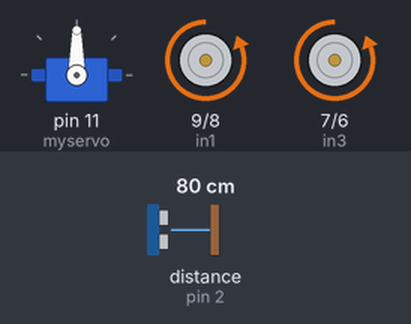
Bench run of a sketch on a simulated Arduino Uno, built with avr-gcc and run on an emulated ATmega328P. Shown: servo, motor-driver pin pairs drawn as motors (green arrow = first pin HIGH = forward, orange = second pin HIGH = backward, longer = more drive, scaled by the enable pin). Wiring (inferred from the names in the program): ultrasonic range finder: trigger pin 3; echo pin 2. The inputs (shaded band) are chosen by the test bench; at power-on: distance to the obstacle (sensor on pin 2) 80 cm. The echo pulse lasts 58.3 µs per cm.

Above: at 1.2 s.
1.3 s: distance to the obstacle (sensor on pin 2) set to 24 cm
2.8 s: distance to the obstacle (sensor on pin 2) set to 19 cm
At 3.26 s:
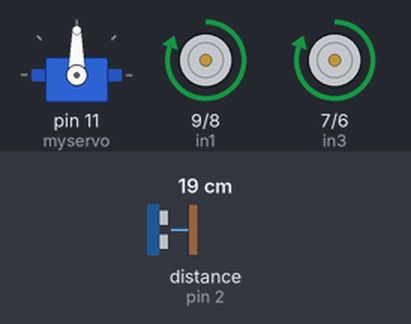
At 4.1 s:
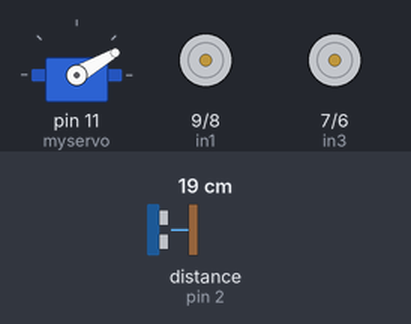
5.8 s: distance to the obstacle (sensor on pin 2) set to 35 cm
8.8 s: distance to the obstacle (sensor on pin 2) set to 2 cm
At 11.0 s:
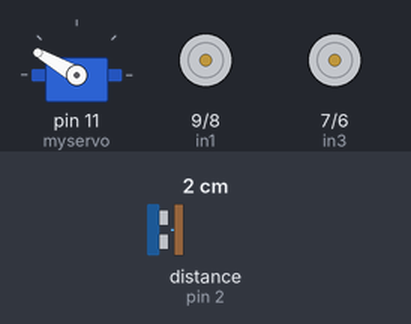
Timing chart, 0 to 12.8 s (numbered marks = the images above; inputs shaded):
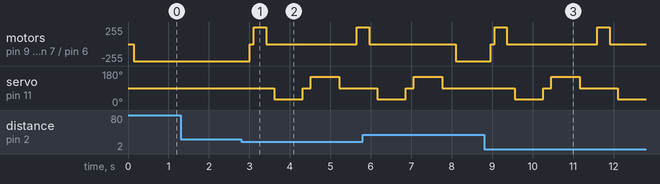

The sketch:

ultrasonic_servo.ino.ino
```cpp
#include <Servo.h>

// motor one
int enA = 10;
int in1 = 9;
int in2 = 8;
// motor two
int enB = 5;
int in3 = 7;
int in4 = 6;

const int echoPin = 2;
const int pingPin = 3;
long duration, distance;

Servo myservo;

void setup() {
  Serial.begin(9600);

  pinMode(pingPin, OUTPUT);
  pinMode(echoPin, INPUT);
  pinMode(enA, OUTPUT);
  pinMode(enB, OUTPUT);
  pinMode(in1, OUTPUT);
  pinMode(in2, OUTPUT);
  pinMode(in3, OUTPUT);
  pinMode(in4, OUTPUT);

  myservo.attach(11);
  myservo.write(90);
}

void loop() {
  distance = getDistance();
  int distanceR = 0;
  int distanceL =  0;
  delay(40);

  if(distance <= 20)
  {
    brake();
    delay(100);
    moveBackward();
    delay(300);
    brake();
    delay(200);
    distanceR = lookRight();
    delay(200);
    distanceL = lookLeft();
    delay(200);

    if(distanceR >= distanceL) {
      turnRight();
      brake();
    }
    else {
      turnLeft();
      brake();
    }
  }
  else {
    moveForward();
  }
}

int lookRight() {
  myservo.write(30);
  delay(500);
  int distance = getDistance();
  delay(100);
  myservo.write(90);
  return distance;
}

int lookLeft() {
  myservo.write(150);
  delay(500);
  int distance = getDistance();
  delay(100);
  myservo.write(90);
  return distance;
  delay(100);
}


void moveForward() {
  digitalWrite(in1, LOW);
  digitalWrite(in2, HIGH);
  digitalWrite(in3, LOW);
  digitalWrite(in4, HIGH);
  analogWrite(enA, 255);
  analogWrite(enB, 255);
}

void turnLeft() {
  digitalWrite(in1, LOW);
  digitalWrite(in2, HIGH);
  digitalWrite(in3, LOW);
  digitalWrite(in4, HIGH);

  analogWrite(enA, 255);
  analogWrite(enB, 0);
}

void turnRight() {
  digitalWrite(in1, LOW);
  digitalWrite(in2, HIGH);
  digitalWrite(in3, LOW);
  digitalWrite(in4, HIGH);

  analogWrite(enA, 0);
  analogWrite(enB, 255);
}

void brake() {
  analogWrite(enA, 0);
  analogWrite(enB, 0);
}

void moveBackward() {
  digitalWrite(in1, HIGH);
  digitalWrite(in2, LOW);
  digitalWrite(in3, HIGH);
  digitalWrite(in4, LOW);

  analogWrite(enA, 255);
  analogWrite(enB, 255);
}

int getDistance() {
  digitalWrite(pingPin, LOW);
  delayMicroseconds(2);
  digitalWrite(pingPin, HIGH);
  delayMicroseconds(5);
  digitalWrite(pingPin, LOW);
  duration = pulseIn(echoPin, HIGH);
  delay(100);
  return microsecondsToCentimeters(duration);
}


long microsecondsToCentimeters(long microseconds) {
  return microseconds / 29 / 2;
}
```

Measured:
- the behaviour switches between 22 and 21 cm on distance to the obstacle (sensor on pin 2) (found by bisection; images 0 and 1)
- after the input at 1.3 s, every drawn part: stays the same
- after the input at 2.8 s, motor on pin 9 (in1) / pin 8 (in2), motor on pin 7 (in3) / pin 6 (in4): backward 255/255 → stopped after 0.21 s, → forward 255/255 0.10 s later, → stopped 0.30 s later, → forward 255/255 2.2 s later; servo on pin 11 (myservo): 90° → 30° after 0.81 s, → 90° 0.70 s later, → 150° 0.20 s later, → 90° 0.70 s later
- after the input at 8.8 s, motor on pin 9 (in1) / pin 8 (in2), motor on pin 7 (in3) / pin 6 (in4): goes stopped 0.10 s, forward 255/255 0.30 s, stopped 2.2 s, forward 255/255 0.30 s, then stopped, starting after 0.16 s
